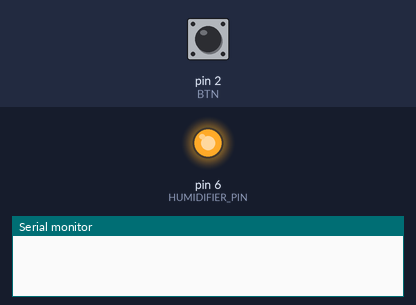
A sketch run on a simulated Arduino Uno, built with avr-gcc and run on an emulated ATmega328P. On the bench: output pins drawn as LEDs (lit = HIGH), the last lines printed to the serial monitor. Inputs (shaded band) come from the test bench; at power-on: pin 2 (BTN) HIGH.

Above: at 1.2 s.
1.3 s: pin 2 (BTN) pulled LOW for 0.15 s
At 1.57 s:
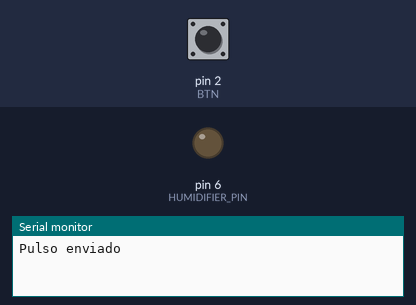
3.1 s: pin 2 (BTN) pulled LOW for 3.2 s
At 7.4 s:
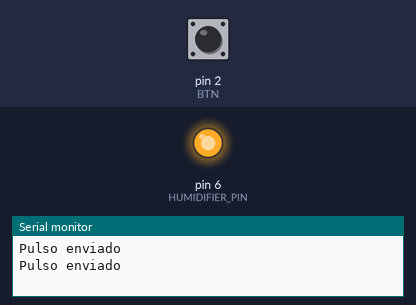
Timing chart, 0 to 8.9 s (numbered marks = the images above; inputs shaded):
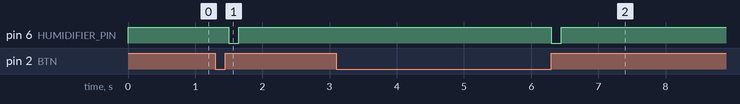

Measured:
- after the input at 1.3 s, pin 6 (HUMIDIFIER_PIN): HIGH → LOW after 0.20 s, → HIGH 0.15 s later
- after the input at 3.1 s, pin 6 (HUMIDIFIER_PIN): HIGH → LOW after 3.2 s, → HIGH 0.15 s later

The sketch:

testehumidificador.ino
```cpp
#define BTN 2
#define HUMIDIFIER_PIN 6

void setup() {
  Serial.begin(9600);

  pinMode(BTN, INPUT_PULLUP);
  pinMode(HUMIDIFIER_PIN, OUTPUT);

  digitalWrite(HUMIDIFIER_PIN, HIGH); // estado normal
}

void loop() {

  if (digitalRead(BTN) == LOW) {
    delay(200);
    while (digitalRead(BTN) == LOW);

    Serial.println("Pulso enviado");

    // simula clique no botão do módulo
    digitalWrite(HUMIDIFIER_PIN, LOW);
    delay(150);              // pulso curto
    digitalWrite(HUMIDIFIER_PIN, HIGH);
  }
}
```
